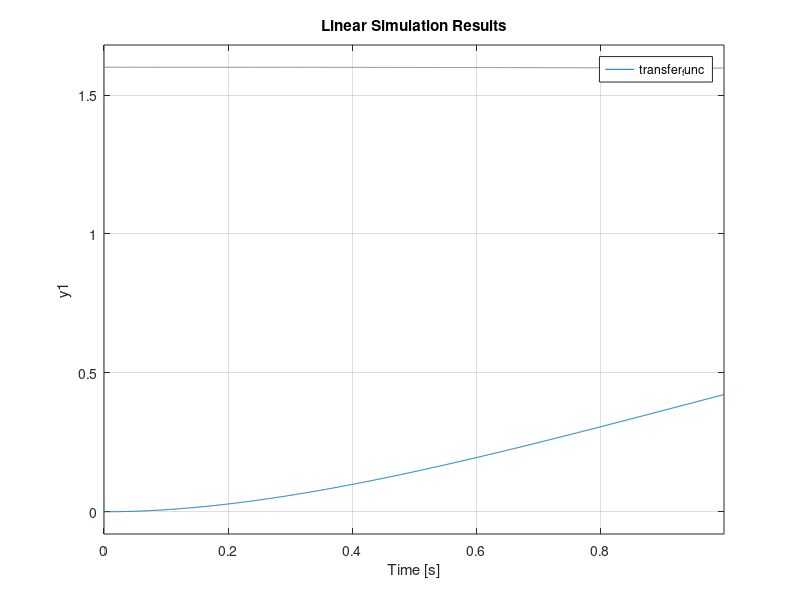

The MATLAB source for this figure:
%report2-3
num = [1];
denum=[1,2,1];
transfer_func = tf(num, denum);

Fs = 1000;        % sampling frequency
t=(0:Fs-1)/Fs;
f=10^-2;            % cos function frequency
y=1.6*cos(2*pi*f*t);

lsim(transfer_func,y,t);
